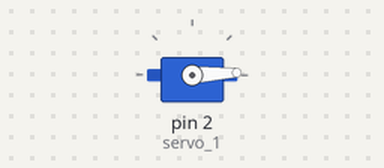
Recording of a sketch running on a simulated Arduino Uno, built with avr-gcc and run on an emulated ATmega328P. Parts: servo.

Above: at 0.05 s.
At 0.9 s:
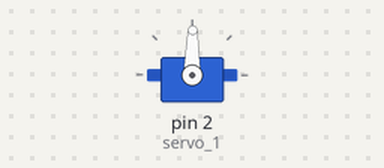
At 1.75 s:
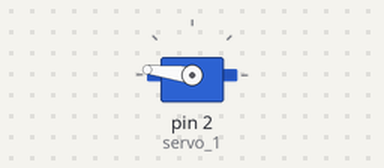
At 3.45 s:
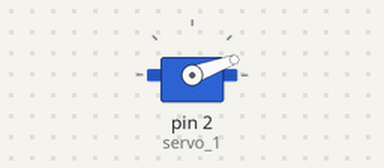
Timing chart, 0 to 8.4 s (numbered marks = the images above):
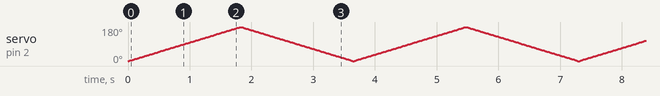

The sketch:

Arduino_Servo_0_180_0.ino
```cpp
/* Servo van 0° naar 180° en terug naar 0°
 * Deze nederlandstalige tutorial werd gemaakt door Chris Van Bladel
 *
 * Bekijk de originele tutorial op:
 * http://www.arduino.cc/en/Tutorial/Sweep
 */


//Plaats hieronder alle bibliotheken die je nodig hebt in je programma.

#include <Servo.h>  //Deze bibliotheek maakt het aansturen van een servo mogelijk.

Servo servo_1;      //Een servo object om de uiteindelijke motor aan te sturen.

int positie = 0;    //Een variabele die de positie gaat bijhouden.

void setup() {
// Alle code die je hier plaatst wordt maar 1 keer uitgevoerd.

  servo_1.attach(2);  //Koppel de servo via pin 2 aan het servo_1 object.
}

void loop() {
  // Alle code die je hier plaatst wordt telkens herhaald.

  for (positie = 0; positie <= 180; positie += 1) {

    //Laat de servo draaien van 0° naar 180° in stapjes van 1°

    servo_1.write(positie); //Laat de servo draaien naar de waarde in de variabele "positie".
    delay(10);              //Wacht 10ms om de positie te bereiken.
  }

  //Laat de servo draaien van 180° naar 0° in stapjes van 1°

  for (positie = 180; positie >= 0; positie -= 1) {
    servo_1.write(positie); //Laat de servo draaien naar de waarde in de variabele "positie".
    delay(10);              //Wacht 10ms om de positie te bereiken.
  }

}
```
